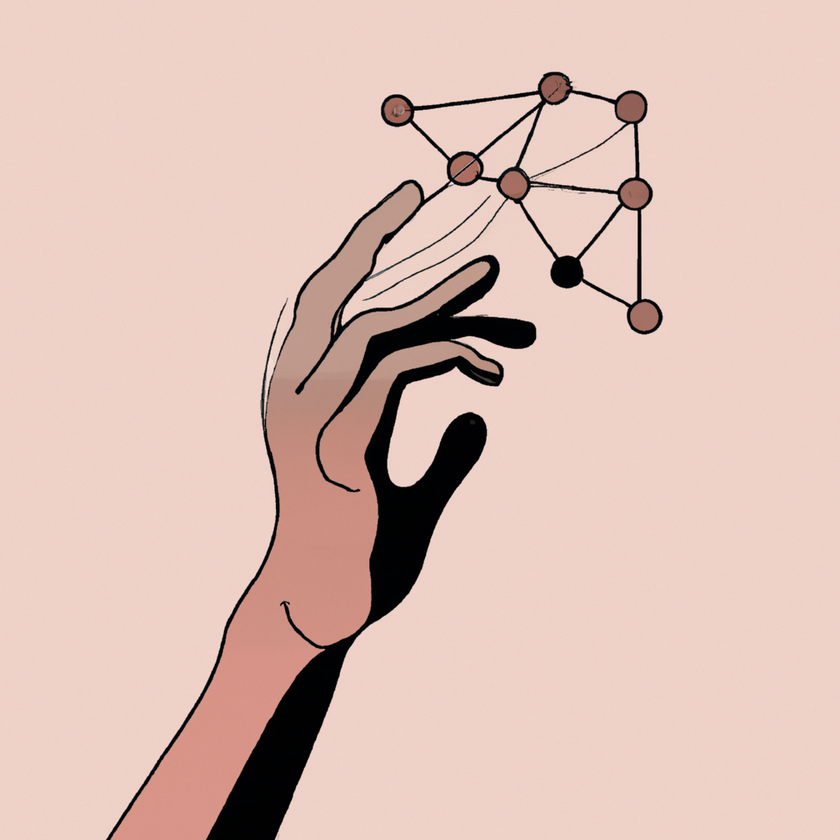
#> input picture KMeans-Image.png, 840 x 840 px, shrunk from 1008 x 1008 before the run
$ jupyter execute KMeans-Image-Compression.ipynb
#> lines starting #> are read from the running program, lines starting #| are printed output that depends on the picture
#> the answer given: KMeans-Image.png
#> the answer given: 3
<a href="https://colab.research.google.com/github/QuantumPythonist/Image-Compression-KMeans/blob/main/KMeans-Image-Compression.ipynb" target="_parent"></a>

[cell 1]
import cv2
import numpy as np
from sklearn.cluster import KMeans
import matplotlib.pyplot as plt

def compress_image(image_path, n_clusters):
    """Compresses an image using KMeans clustering.

    Args:
        image_path (str): Path to the image file.
        n_clusters (int): Number of clusters for KMeans.

    Returns:
        tuple: Compressed image, inertia, number of unique colors, compression ratio.
    """
#> called with image_path = 'KMeans-Image.png', n_clusters = 1
    # Load and convert image to RGB
    img = cv2.imread(image_path)
#> img is the input picture: shape (840, 840, 3); mean B, G, R 181.7, 190.9, 220.3
    img = cv2.cvtColor(img, cv2.COLOR_BGR2RGB)

    # Get unique colors in original image
    original_unique_colors = np.unique(img.reshape(-1, img.shape[2]), axis=0)
    original_num_unique_colors = len(original_unique_colors)
#> original_num_unique_colors = 17939

    # Reshape image to be a list of RGB pixels
    reshaped_image = img.reshape(-1, 3)

    # Apply KMeans
    kmeans = KMeans(n_clusters=n_clusters, init='k-means++', n_init=20)
    kmeans.fit(reshaped_image)

    # Map colors to clusters
    new_colors = kmeans.cluster_centers_[kmeans.labels_]

    # Reshape mapped colors to original image dimensions
    compressed_image = new_colors.reshape(img.shape).astype(int)

    # Get unique colors in compressed image
    compressed_unique_colors = np.unique(compressed_image.reshape(-1, compressed_image.shape[2]), axis=0)
#> compressed_unique_colors = [[220, 190, 181]]
    compressed_num_unique_colors = len(compressed_unique_colors)
#> compressed_num_unique_colors = 1

    # Compute the color compression ratio
    compression_ratio = 100 * (original_num_unique_colors - compressed_num_unique_colors) / original_num_unique_colors
#> compression_ratio = 99.99

    # Display the compressed image
    plt.imshow(compressed_image)
    plt.show()
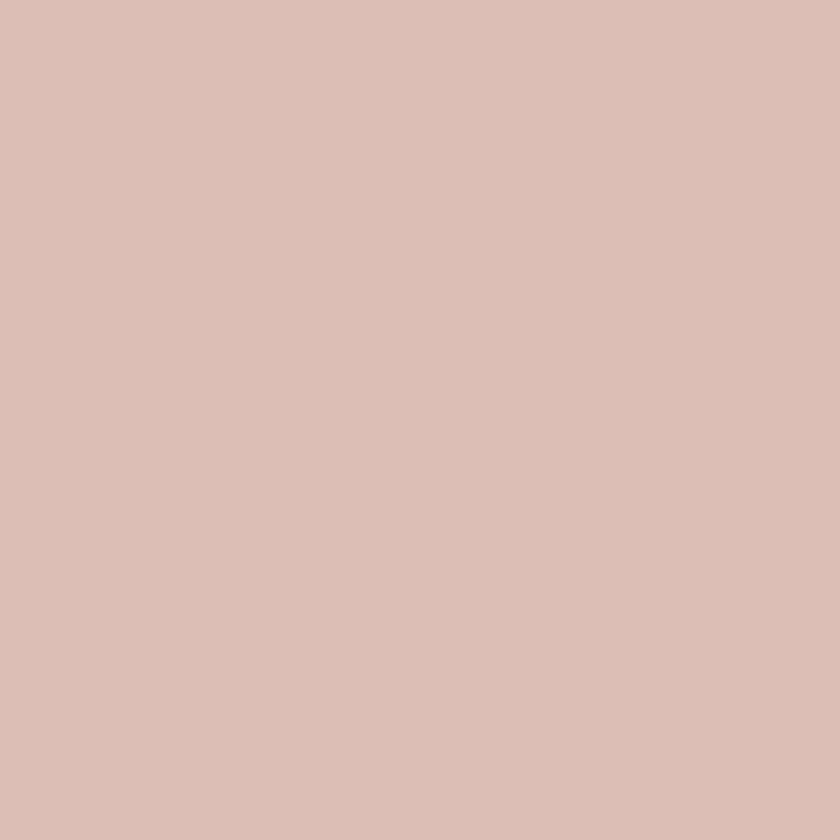
#> shown: shape (840, 840, 3); mean R, G, B 220, 190, 181

    print(f"Compressed image has {compressed_num_unique_colors} unique colors. Compression ratio: {compression_ratio:.2f}%")
#| Compressed image has 1 unique colors. Compression ratio: 99.99%

    return compressed_image, kmeans.inertia_, compressed_num_unique_colors, compression_ratio


def find_optimal_clusters(image_path, max_clusters):
    """Finds the optimal number of clusters using the Elbow Method.

    Args:
        image_path (str): Path to the image file.
        max_clusters (int): Maximum number of clusters to test.

    Returns:
        None
    """
    costs = []
    compression_ratios = []
    for i in range(1, max_clusters + 1):
        _, cost, _, compression_ratio = compress_image(image_path, i)
#> cost = 5.57e+09; compression_ratio = 99.99
        costs.append(cost)
        compression_ratios.append(compression_ratio)

    # Plot the cost and compression ratio against the number of clusters
    plt.figure(figsize=(10,5))

    plt.subplot(1,2,1)
    plt.plot(range(1, max_clusters + 1), costs)
    plt.xlabel('Number of Clusters')
    plt.ylabel('Cost (Inertia)')
    plt.title('Cost vs Number of Clusters')

    plt.subplot(1,2,2)
    plt.plot(range(1, max_clusters + 1), compression_ratios)
    plt.xlabel('Number of Clusters')
    plt.ylabel('Compression Ratio (%)')
    plt.title('Compression Ratio vs Number of Clusters')

    plt.tight_layout()
    plt.show()
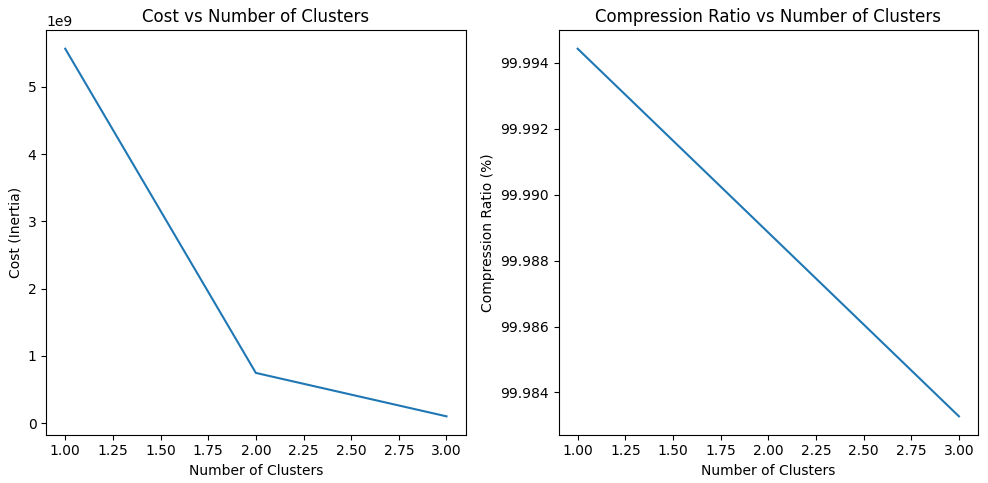
#> figure drawn by matplotlib, 2 panels

if __name__ == "__main__":
    image_path = input("Please enter the path to the image file: ")
    max_clusters = int(input("Please enter the maximum number of clusters to test: "))
    find_optimal_clusters(image_path, max_clusters)
